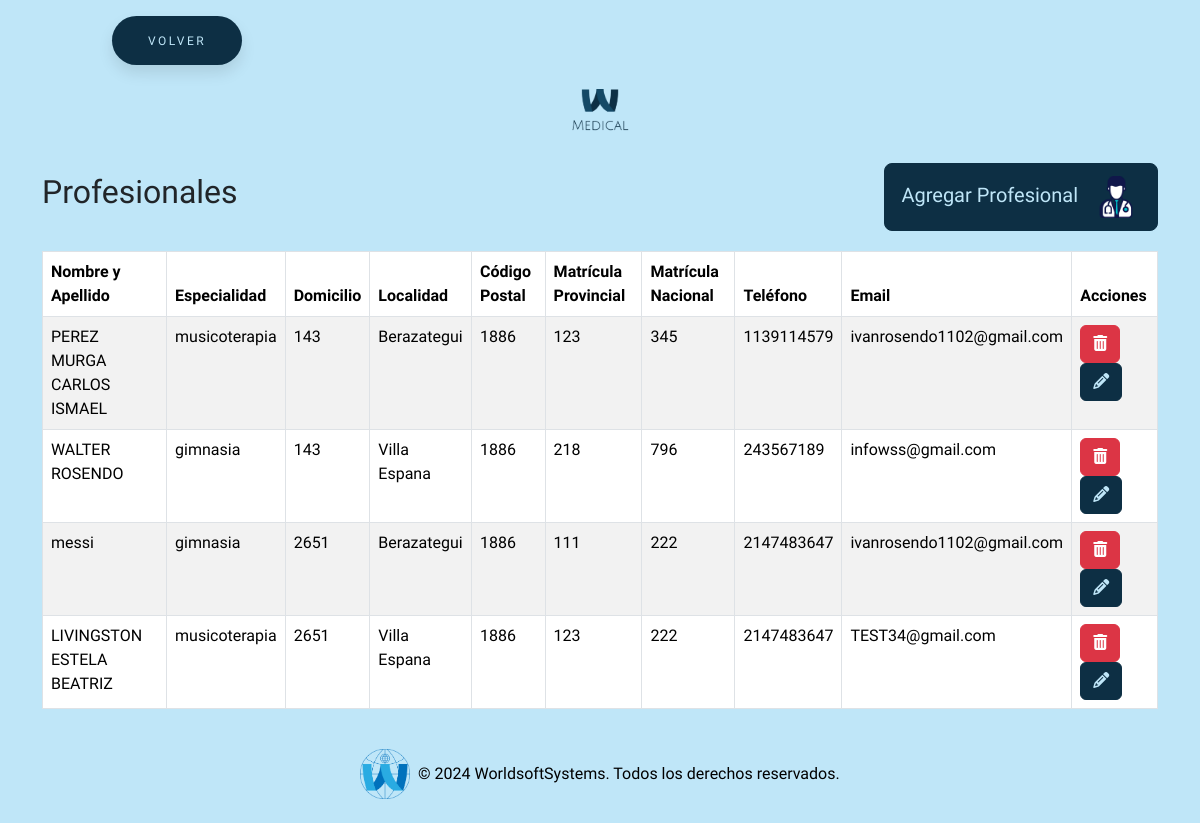
The page /todosAjustes/crearProf/crearProf.php (signed in) on the database as committed earlier.
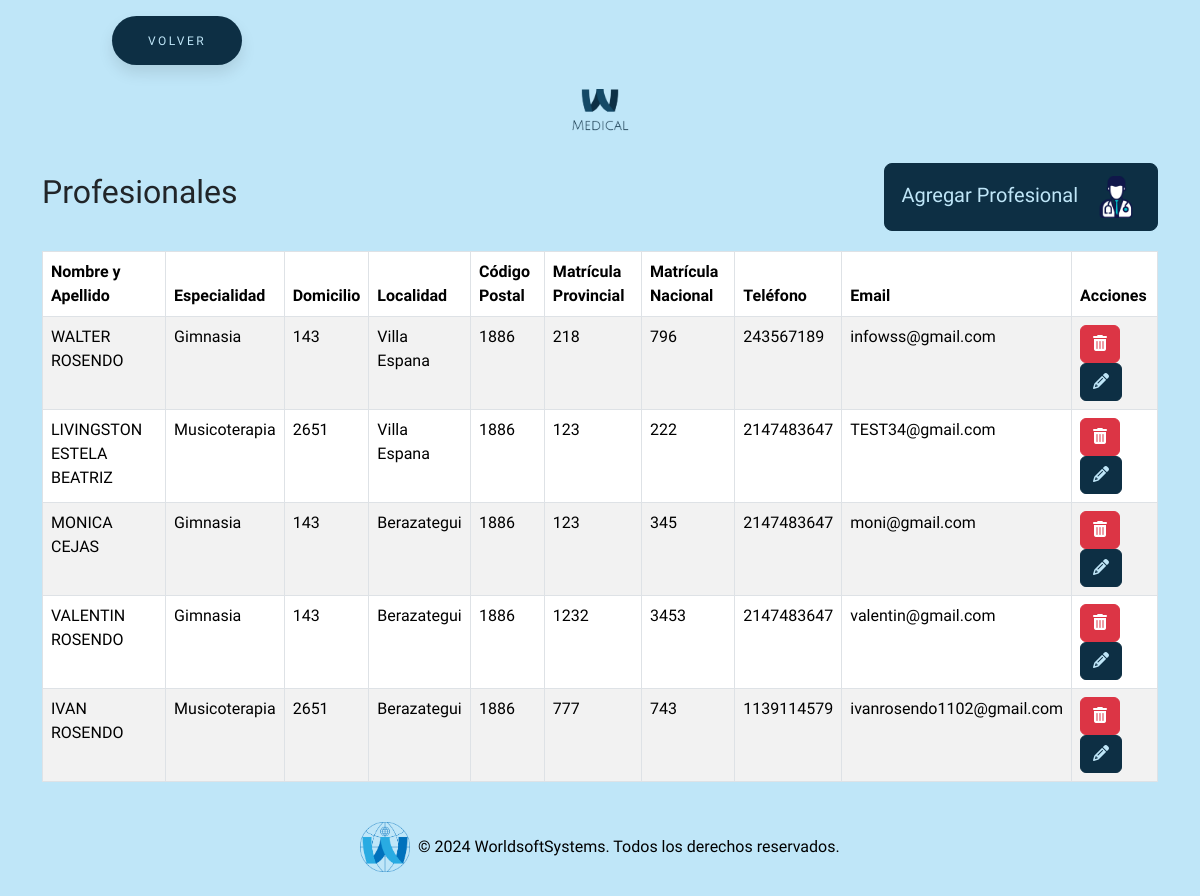
The same page on the database as committed later.
### tables this page shows
CREATE TABLE `profesional` (
  `id_prof` int(11) NOT NULL,
  `nombreYapellido` varchar(255) NOT NULL,
  `id_especialidad` int(11) NOT NULL,
  `domicilio` varchar(255) NOT NULL,
  `localidad` varchar(255) NOT NULL,
  `codigo_pos` varchar(255) NOT NULL,
  `matricula_p` varchar(255) NOT NULL,
  `matricula_n` varchar(255) NOT NULL,
  `telefono` int(255) NOT NULL,
  `email` varchar(255) NOT NULL
);

CREATE TABLE `especialidad` (
  `id_especialidad` int(11) NOT NULL,
  `desc_especialidad` varchar(255) NOT NULL
);

### todosAjustes/crearProf/crearProf.php (the view, shortened to what this page needs)
<?php
require_once "../../conexion.php";
$sql = "SELECT p.id_prof, p.nombreYapellido, e.id_especialidad, e.desc_especialidad, p.domicilio, p.localidad, p.codigo_pos, p.matricula_p, p.matricula_n, p.telefono, p.email
        FROM profesional p
        JOIN especialidad e ON p.id_especialidad = e.id_especialidad";
$result = $conn->query($sql);
?>
<!DOCTYPE html>
<html lang="es">
<head>
    <link href="https://cdn.jsdelivr.net/npm/bootstrap@5.3.3/dist/css/bootstrap.min.css" rel="stylesheet"
>
    <link rel="stylesheet" href="https://cdnjs.cloudflare.com/ajax/libs/font-awesome/6.5.2/css/all.min.css"
 />
    <link rel="stylesheet" href="../../estilos/styleGeneral.css">
    <link rel="stylesheet" href="../../estilos/styleBotones.css">
</head>
<body>
    <button class="button" style="vertical-align:middle; margin-left:7rem"
        onclick="window.location.href = '../../seccionAjustes/ajustes.php';">
        <span>VOLVER</span>
    </button>
    <div class="text-center my-4">
        <img src="../../img/logo.png" alt="Logo MEDICAL" class="img-fluid" style="max-width: 120px;">
    </div>
    <div class="container">
        <div class="title-container">
            <h2>Profesionales</h2>
            <button type="button" class="btn btn-custom btn-lg" data-bs-toggle="modal"
                data-bs-target="#agregarProfesional">
                Agregar Profesional <img src="../../img/iconoCrearProf.png" alt="Icono Crear Profesional"
                    style="width: 50px; height: 50px; margin-left: 8px;">
            </button>
        </div>
        <table class="table table-striped table-bordered">
            <thead class="thead-dark">
                <tr>
                    <th>Nombre y Apellido</th>
                    <th>Especialidad</th>
                    <th>Domicilio</th>
                    <th>Localidad</th>
                    <th>Código Postal</th>
                    <th>Matrícula Provincial</th>
                    <th>Matrícula Nacional</th>
                    <th>Teléfono</th>
                    <th>Email</th>
                    <th>Acciones</th>
                </tr>
            </thead>
            <tbody>
                <?php
                if ($result->num_rows > 0) {
                    while ($row = $result->fetch_assoc()) {
                        echo "<tr>
                <td>" . $row["nombreYapellido"] . "</td>
                <td>" . $row["desc_especialidad"] . "</td>
                <td>" . $row["domicilio"] . "</td>
                <td>" . $row["localidad"] . "</td>
                <td>" . $row["codigo_pos"] . "</td>
                <td>" . $row["matricula_p"] . "</td>
                <td>" . $row["matricula_n"] . "</td>
                <td>" . $row["telefono"] . "</td>
                <td>" . $row["email"] . "</td>
                <td>
                    <button type='button' class='btn btn-danger' onclick=\"if(confirm('¿Estás seguro de que deseas eliminar este profesional?')){ window.location.href='{$_SERVER['PHP_SELF']}?eliminar=" . $row['id_prof'] . "'; }\"><i class='fas fa-trash-alt'></i></button>
                    <button type='button' class='btn btn-custom-editar' onclick='editarProfesional(" . json_encode($row) . ")'><i class='fas fa-pencil-alt'></i></button>
                </td>
            </tr>";
                    }
                } else {
                    echo "<tr><td colspan='10'>No se encontraron resultados</td></tr>";
                }
                ?>
            </tbody>
        </table>
    </div>
    <footer class="bg-dark text-white text-center py-4 mt-auto">
        <div class="container">
            <div class="row justify-content-center">
                <div class="col-md-12 footer-logo-text">
                    <img src="../../img/logoWSS.png" alt="Logo" class="img-fluid" style="max-height: 50px;">
                    <p class="mb-0">&copy; 2024 WorldsoftSystems. Todos los derechos reservados.</p>
                </div>
            </div>
        </div>
    </footer>
</body>
</html>

Rows that differ between the two databases and show on the page:
removed profesional: nombreYapellido "PEREZ MURGA CARLOS ISMAEL", id_especialidad.desc_especialidad "musicoterapia", domicilio "143", localidad "Berazategui", codigo_pos "1886", matricula_p "123", matricula_n "345", telefono "1139114579", email "ivanrosendo1102@gmail.com"
removed profesional: nombreYapellido "messi", id_especialidad.desc_especialidad "gimnasia", domicilio "2651", localidad "Berazategui", codigo_pos "1886", matricula_p "111", matricula_n "222", telefono "2147483647", email "ivanrosendo1102@gmail.com"
changed through a linked row, profesional "WALTER ROSENDO": id_especialidad.desc_especialidad "gimnasia" → "Gimnasia"
changed through a linked row, profesional "LIVINGSTON ESTELA BEATRIZ": id_especialidad.desc_especialidad "musicoterapia" → "Musicoterapia"
added profesional: nombreYapellido "MONICA CEJAS", id_especialidad.desc_especialidad "Gimnasia", domicilio "143", localidad "Berazategui", codigo_pos "1886", matricula_p "123", matricula_n "345", telefono "2147483647", email "moni@gmail.com"
added profesional: nombreYapellido "VALENTIN ROSENDO", id_especialidad.desc_especialidad "Gimnasia", domicilio "143", localidad "Berazategui", codigo_pos "1886", matricula_p "1232", matricula_n "3453", telefono "2147483647", email "valentin@gmail.com"
added profesional: nombreYapellido "IVAN ROSENDO", id_especialidad.desc_especialidad "Musicoterapia", domicilio "2651", localidad "Berazategui", codigo_pos "1886", matricula_p "777", matricula_n "743", telefono "1139114579", email "ivanrosendo1102@gmail.com"
